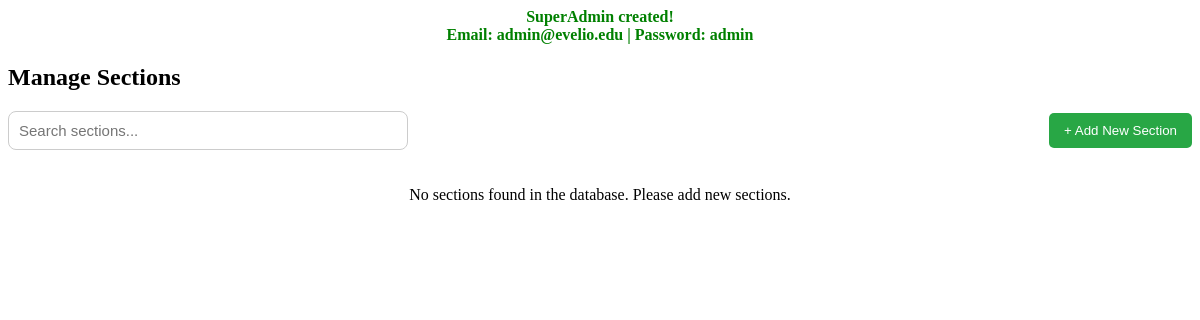
Before: /admin/manage_sections.php with the older database file.
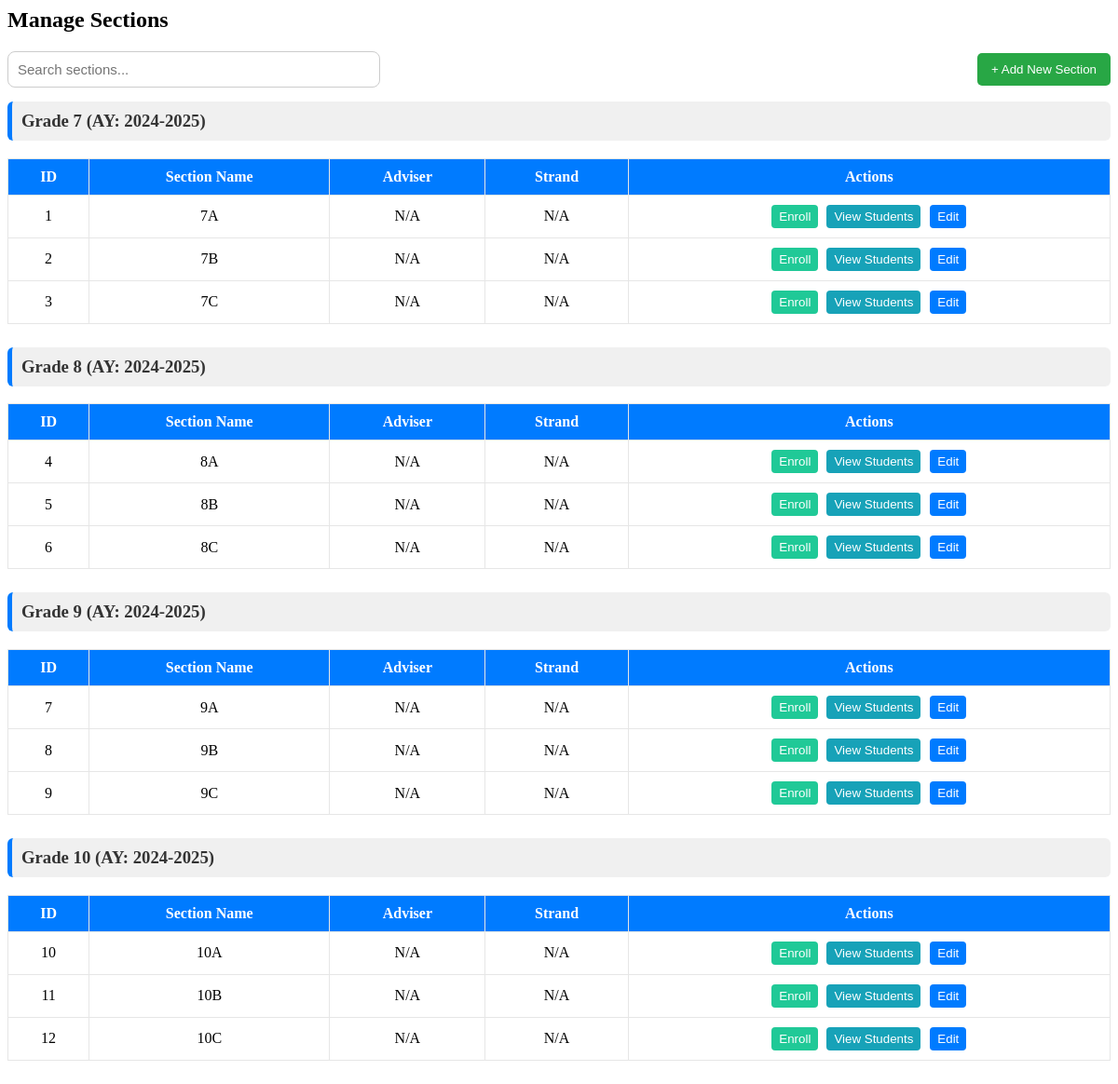
After: the same page with the newer database file.
### tables this page shows
CREATE TABLE `section` (
  `id` int(11) NOT NULL,
  `grade_level` int(11) NOT NULL,
  `section_letter` char(1) NOT NULL,
  `strand_id` int(11) DEFAULT NULL,
  `section_name` varchar(50) NOT NULL,
  `adviser_id` int(11) DEFAULT NULL
);

### admin/manage_sections.php (the view, shortened to what this page needs)
<?php
require_once "../includes/oop_functions.php";
$db = new Database();
$conn = $db->getConnection();
$sql = "
    SELECT
        s.id AS sectionId,
        s.section_name AS sectionName,
        s.grade_level AS gradeLevel,
        s.section_letter AS sectionLetter,
        COALESCE(u.fullname, 'N/A') AS adviserName,
        COALESCE(st.strand_code, 'N/A') AS strandCode
    FROM section s
    LEFT JOIN teacher_details td ON s.adviser_id = td.user_id
    LEFT JOIN users u ON td.user_id = u.id
    LEFT JOIN strand st ON s.strand_id = st.id
    ORDER BY s.grade_level ASC, s.section_name ASC
";
$result = $conn->query($sql);
$sections_by_grade = [];
if ($result) {
    while ($row = $result->fetch_assoc()) {
        $grade = $row['gradeLevel'];
        if (!isset($sections_by_grade[$grade])) {
            $sections_by_grade[$grade] = [];
        }
        $sections_by_grade[$grade][] = $row;
    }
}
$current_academic_year = "2024-2025";
?>
<h2>Manage Sections</h2>
<div style="display:flex; justify-content:space-between; align-items:center; margin-bottom:15px;">
    <div style="position: relative; width: 100%; max-width: 400px;">
        <input type="text" id="searchInput" placeholder="Search sections..." autocomplete="off"
            style="padding:10px;width:100%;border:1px solid #ccc;border-radius:8px;outline:none;font-size:15px;">
    </div>
    <button onclick="openAddSectionModal()" style="background:#28a745;color:white;border:none;padding:10px 15px;border-radius:5px;cursor:pointer;margin-left:15px;">
        + Add New Section
    </button>
</div>
<div class="sections-container">
    <?php if (!empty($sections_by_grade)): ?>
        <?php foreach ($sections_by_grade as $grade_level => $sections): ?>
            <div class="grade-segment" style="margin-bottom: 25px;">
                <h3 style="background:#f0f0f0; padding: 10px; border-radius: 6px; border-left: 5px solid #007bff; color: #333; margin-top: 0;">
                    Grade <?php echo htmlspecialchars($grade_level); ?> (AY: <?php echo htmlspecialchars($current_academic_year); ?>)
                </h3>
                <table class="sectionsTable" border="1" cellspacing="0" cellpadding="8" style="width:100%; background:#fff; border-radius:8px;">
                    <thead style="background:#007bff; color:white;">
                        <tr>
                            <th>ID</th>
                            <th>Section Name</th>
                            <th>Adviser</th>
                            <th>Strand</th>
                            <th>Actions</th>
                        </tr>
                    </thead>
                    <tbody>
                        <?php foreach ($sections as $row): ?>
                            <tr id="sectionRow_<?= (int)$row['sectionId'] ?>" style="text-align:center;">
                                <td><?= htmlspecialchars($row['sectionId'] ?? '') ?></td>
                                <td><?= htmlspecialchars($row['sectionName'] ?? '') ?></td>
                                <td><?= htmlspecialchars($row['adviserName'] ?? 'Unassigned') ?></td>
                                <td><?= htmlspecialchars($row['strandCode'] ?? 'N/A') ?></td>
                                <td>
                                    <button class="enrollStudentsBtn"
                                            data-id="<?= (int)$row['sectionId'] ?>"
                                            data-grade="<?= (int)$row['gradeLevel'] ?>"
                                            data-name="<?= htmlspecialchars($row['sectionName']) ?>"
                                            style="background:#20c997;color:white;border:none;padding:5px 8px;border-radius:4px;cursor:pointer; margin-right: 5px;">
                                        Enroll
                                    </button>
                                    <button class="viewStudentsBtn"
                                            data-id="<?= (int)$row['sectionId'] ?>"
                                            style="background:#17a2b8;color:white;border:none;padding:5px 8px;border-radius:4px;cursor:pointer;">
                                        View Students
                                    </button>
                                    <button class="editSectionBtn" data-id="<?= (int)$row['sectionId'] ?>"
                                        style="background:#007bff;color:white;border:none;padding:5px 8px;border-radius:4px;cursor:pointer;margin-left:6px;">
                                        Edit
                                    </button>
                                </td>
                            </tr>
                        <?php endforeach; ?>
                    </tbody>
                </table>
            </div>
        <?php endforeach; ?>
    <?php else: ?>
        <p style="text-align:center; padding: 20px; background: #fff; border-radius: 8px;">No sections found in the database. Please add new sections.</p>
    <?php endif; ?>
</div>

### includes/oop_functions.php (shortened to what this page needs)
<?php
function ensureSuperAdminExists() {
    $db = new mysqli("localhost", "root", "", "evelio_db");
    $check = $db->query("SELECT * FROM users WHERE user_type = 'Admin' LIMIT 1");
    if ($check->num_rows == 0) {
        echo "<p style='color:green; text-align:center; font-weight:bold;'>
            SuperAdmin created!<br>
            Email: admin@evelio.edu | Password: admin
        </p>";
    }
}
ensureSuperAdminExists();
?>

### admin/manage_sections.php (style rules this page uses)
.sectionsTable { border-collapse: collapse; width:100%; }
.sectionsTable th, .sectionsTable td { padding:10px; border:1px solid #e6e6e6; }

Changed rows visible on the page:
added section: id "1", section_name "7A", adviserName "N/A", strandCode "N/A", shown under "7"
added section: id "2", section_name "7B", adviserName "N/A", strandCode "N/A", shown under "7"
added section: id "3", section_name "7C", adviserName "N/A", strandCode "N/A", shown under "7"
added section: id "4", section_name "8A", adviserName "N/A", strandCode "N/A", shown under "8"
added section: id "5", section_name "8B", adviserName "N/A", strandCode "N/A", shown under "8"
added section: id "6", section_name "8C", adviserName "N/A", strandCode "N/A", shown under "8"
added section: id "7", section_name "9A", adviserName "N/A", strandCode "N/A", shown under "9"
added section: id "8", section_name "9B", adviserName "N/A", strandCode "N/A", shown under "9"
added section: id "9", section_name "9C", adviserName "N/A", strandCode "N/A"
added section: id "10", section_name "10A", adviserName "N/A", strandCode "N/A"
added section: id "11", section_name "10B", adviserName "N/A", strandCode "N/A", shown under "10"
added section: id "12", section_name "10C", adviserName "N/A", strandCode "N/A", shown under "10"
Other visible differences:
new list line: "Grade 7 (AY: 2024-2025 ) ID Section Name Adviser Strand Actions"
new list line: "Grade 8 (AY: 2024-2025 ) ID Section Name Adviser Strand Actions"
new list line: "Grade 9 (AY: 2024-2025 ) ID Section Name Adviser Strand Actions"
new list line: "Grade 10 (AY: 2024-2025 ) ID Section Name Adviser Strand Actions"
text no longer shown: "SuperAdmin created! Email: admin@evelio.edu | Password: admin No sections found in the database. Please add new sections."
